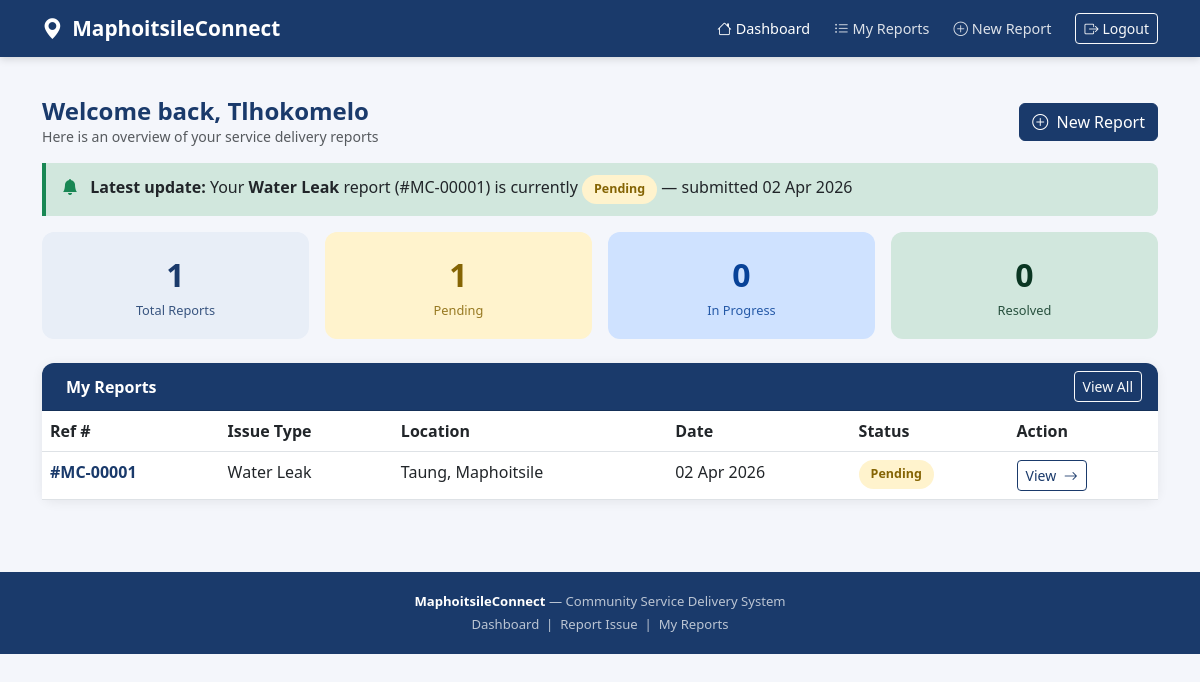
The app's page /accounts/dashboard/ (signed in), older data.
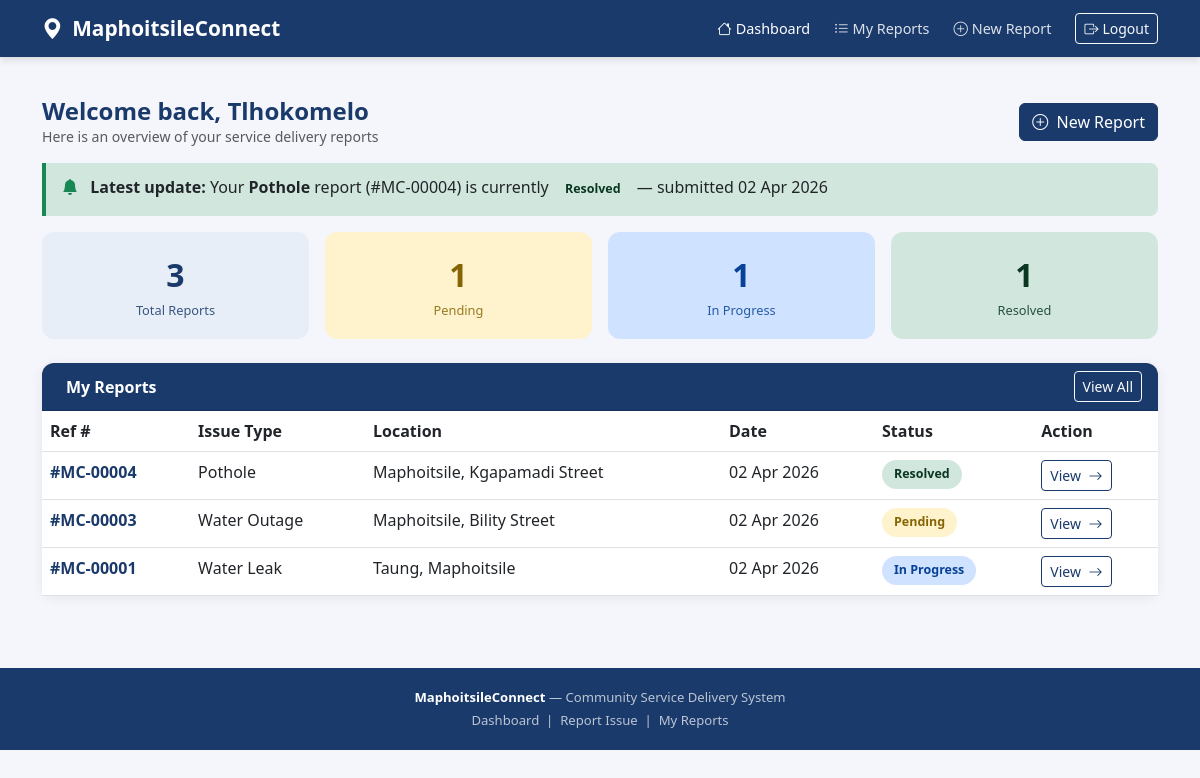
The same page, newer data.
### app/models.py (models this page shows, shortened)
class Issue(models.Model):
    CATEGORY_CHOICES = [
        ('water_leak',   'Water Leak'),
        ('electricity',  'Electricity Fault'),
        ('pothole',      'Pothole'),
        ('waste',        'Waste Collection'),
        ('water_outage', 'Water Outage'),
        ('other',        'Other'),
    ]
    STATUS_CHOICES = [
        ('pending',     'Pending'),
        ('in_progress', 'In Progress'),
        ('resolved',    'Resolved'),
    ]
    user        = models.ForeignKey(User, on_delete=models.CASCADE)
    title       = models.CharField(max_length=200)
    category    = models.CharField(max_length=50, choices=CATEGORY_CHOICES)
    description = models.TextField()
    location    = models.CharField(max_length=255)
    image       = models.ImageField(upload_to='issues/', blank=True, null=True)
    status      = models.CharField(max_length=20, choices=STATUS_CHOICES, default='pending')
    created_at  = models.DateTimeField(auto_now_add=True)
    updated_at  = models.DateTimeField(auto_now=True)
    class Meta:
        ordering = ['-created_at']

### app/views.py (the view)
# urls.py: path('accounts/dashboard/',       views.dashboard,    name='dashboard'),
@login_required
def dashboard(request):
    issues = Issue.objects.filter(user=request.user)
    context = {
        'issues':         issues,
        'total_count':    issues.count(),
        'pending_count':  issues.filter(status='pending').count(),
        'progress_count': issues.filter(status='in_progress').count(),
        'resolved_count': issues.filter(status='resolved').count(),
        'latest':         issues.first(),
    }
    return render(request, 'accounts/dashboard.html', context)

### app/templates/accounts/dashboard.html (shortened to what this page needs)
{% extends 'reports/base.html' %}
{% block content %}
<div class="d-flex justify-content-between align-items-center mb-3">
  <div>
    <h4 class="mb-0 fw-bold" style="color:#1a3a6b;">
      Welcome back, {{ user.first_name|default:user.username }}
    </h4>
    <p class="text-muted mb-0" style="font-size:0.88rem;">
      Here is an overview of your service delivery reports
    </p>
  </div>
  <a href="{% url 'report_issue' %}" class="btn btn-primary">
    <i class="bi bi-plus-circle me-1"></i> New Report
  </a>
</div>
{% if latest %}
<div class="notif-banner mb-3">
  <i class="bi bi-bell-fill me-2" style="color:#198754;"></i>
  <strong>Latest update:</strong>
  Your <strong>{{ latest.get_category_display }}</strong> report
  (#MC-{{ latest.pk|stringformat:"05d" }}) is currently
  {% if latest.status == 'pending' %}
    <span class="badge-pending">Pending</span>
  {% elif latest.status == 'in_progress' %}
    <span class="badge-progress">In Progress</span>
  {% else %}
    <span class="badge-resolved">Resolved</span>
  {% endif %}
  — submitted {{ latest.created_at|date:"d M Y" }}
</div>
{% endif %}
<div class="row g-3 mb-4">
  <div class="col-6 col-md-3">
    <div class="stat-card" style="background:#e8eef7; color:#1a3a6b;">
      <div class="stat-number">{{ total_count }}</div>
      <div class="stat-label">Total Reports</div>
    </div>
  </div>
  <div class="col-6 col-md-3">
    <div class="stat-card" style="background:#fff3cd; color:#856404;">
      <div class="stat-number">{{ pending_count }}</div>
      <div class="stat-label">Pending</div>
    </div>
  </div>
  <div class="col-6 col-md-3">
    <div class="stat-card" style="background:#cfe2ff; color:#084298;">
      <div class="stat-number">{{ progress_count }}</div>
      <div class="stat-label">In Progress</div>
    </div>
  </div>
  <div class="col-6 col-md-3">
    <div class="stat-card" style="background:#d1e7dd; color:#0a3622;">
      <div class="stat-number">{{ resolved_count }}</div>
      <div class="stat-label">Resolved</div>
    </div>
  </div>
</div>
<div class="card">
  <div class="card-header d-flex justify-content-between align-items-center"
       style="background:#1a3a6b; color:#fff;">
    <span>My Reports</span>
    <a href="{% url 'issue_list' %}" class="btn btn-outline-light btn-sm">
      View All
    </a>
  </div>
  <div class="card-body p-0">
    {% if issues %}
      <div class="table-responsive">
        <table class="table table-hover mb-0">
          <thead style="background:#f8f9fa;">
            <tr>
              <th>Ref #</th>
              <th>Issue Type</th>
              <th>Location</th>
              <th>Date</th>
              <th>Status</th>
              <th>Action</th>
            </tr>
          </thead>
          <tbody>
            {% for issue in issues %}
            <tr>
              <td class="fw-semibold" style="color:#1a3a6b;">
                #MC-{{ issue.pk|stringformat:"05d" }}
              </td>
              <td>{{ issue.get_category_display }}</td>
              <td>{{ issue.location }}</td>
              <td>{{ issue.created_at|date:"d M Y" }}</td>
              <td>
                {% if issue.status == 'pending' %}
                  <span class="badge-pending">Pending</span>
                {% elif issue.status == 'in_progress' %}
                  <span class="badge-progress">In Progress</span>
                {% else %}
                  <span class="badge-resolved">Resolved</span>
                {% endif %}
              </td>
              <td>
                <a href="{% url 'issue_detail' issue.pk %}"
                   class="btn btn-outline-primary btn-sm">
                  View <i class="bi bi-arrow-right ms-1"></i>
                </a>
              </td>
            </tr>
            {% endfor %}
          </tbody>
        </table>
      </div>
    {% endif %}
  </div>
</div>
{% endblock %}

### app/templates/reports/base.html (shortened to what this page needs)
<!DOCTYPE html>
<html lang="en">
<head>
  <link href="https://cdn.jsdelivr.net/npm/bootstrap@5.3.0/dist/css/bootstrap.min.css" rel="stylesheet"/>
  <link href="https://cdn.jsdelivr.net/npm/bootstrap-icons@1.10.5/font/bootstrap-icons.css" rel="stylesheet"/>
</head>
<body>
<nav class="navbar navbar-expand-lg navbar-dark">
  <div class="container">
    <a class="navbar-brand" href="{% url 'dashboard' %}">
      <i class="bi bi-geo-alt-fill me-1"></i> MaphoitsileConnect
    </a>
    <div class="collapse navbar-collapse" id="navMenu">
      <ul class="navbar-nav ms-auto align-items-lg-center gap-lg-2">
        {% if user.is_authenticated %}
          <li class="nav-item">
            <a class="nav-link {% if request.resolver_match.url_name == 'dashboard' %}active{% endif %}"
               href="{% url 'dashboard' %}">
              <i class="bi bi-house me-1"></i>Dashboard
            </a>
          </li>
          <li class="nav-item">
            <a class="nav-link {% if request.resolver_match.url_name == 'issue_list' %}active{% endif %}"
               href="{% url 'issue_list' %}">
              <i class="bi bi-list-ul me-1"></i>My Reports
            </a>
          </li>
          <li class="nav-item">
            <a class="nav-link {% if request.resolver_match.url_name == 'report_issue' %}active{% endif %}"
               href="{% url 'report_issue' %}">
              <i class="bi bi-plus-circle me-1"></i>New Report
            </a>
          </li>
          <li class="nav-item ms-lg-2">
            <a class="btn btn-outline-light btn-sm" href="{% url 'logout' %}">
              <i class="bi bi-box-arrow-right me-1"></i>Logout
            </a>
          </li>
        {% endif %}
      </ul>
    </div>
  </div>
</nav>
<main class="container py-4">
  {% block content %}{% endblock %}
</main>
<footer>
  <div class="container">
    <p class="mb-1">
      <strong style="color:#fff;">MaphoitsileConnect</strong>
      — Community Service Delivery System
    </p>
    <p class="mb-0">
      <a href="{% url 'dashboard' %}">Dashboard</a> &nbsp;|&nbsp;
      <a href="{% url 'report_issue' %}">Report Issue</a> &nbsp;|&nbsp;
      <a href="{% url 'issue_list' %}">My Reports</a>
    </p>
  </div>
</footer>
</body>
</html>

### app/templates/reports/base.html (style rules this page uses)
body { background: #f4f6fb; font-family: 'Segoe UI', sans-serif; }
.navbar { background: #1a3a6b !important; box-shadow: 0 2px 8px rgba(0,0,0,0.15); }
.navbar-brand { font-weight: 700; font-size: 1.3rem; color: #fff !important; }
.nav-link { color: rgba(255,255,255,0.85) !important; font-size: 0.9rem; }
.nav-link:hover, .nav-link.active { color: #fff !important; }
.card { border: none; border-radius: 12px; box-shadow: 0 2px 12px rgba(0,0,0,0.07); }
.card-header { border-radius: 12px 12px 0 0 !important; font-weight: 600; }
.badge-pending { background:#fff3cd; color:#856404; padding:5px 12px; border-radius:20px; font-size:0.78rem; font-weight:600; display:inline-block; }
.badge-progress { background:#cfe2ff; color:#084298; padding:5px 12px; border-radius:20px; font-size:0.78rem; font-weight:600; display:inline-block; }
.badge-resolved { background:#d1e7dd; color:#0a3622; padding:5px 12px; border-radius:20px; font-size:0.78rem; font-weight:600; display:inline-block; }
.stat-card { border-radius: 12px; padding: 1.2rem 1rem; text-align: center; }
.stat-card .stat-number { font-size: 2rem; font-weight: 700; }
.stat-card .stat-label { font-size: 0.8rem; opacity: 0.85; margin-top: 2px; }
.notif-banner { border-left: 4px solid #198754; background:#d1e7dd; border-radius:0 8px 8px 0; padding:12px 16px; margin-bottom:1rem; }
footer { background:#1a3a6b; color:rgba(255,255,255,0.7); font-size:0.82rem; padding:1.2rem 0; margin-top:3rem; text-align:center; }
footer a { color:rgba(255,255,255,0.7); text-decoration:none; }
.btn-primary { background:#1a3a6b; border-color:#1a3a6b; }
.btn-outline-primary { color:#1a3a6b; border-color:#1a3a6b; }

Row changes from the older to the newer data that the page shows:
added Issue: category "Pothole", pk "00004", created_at "02 Apr 2026", location "Maphoitsile, Kgapamadi Street", status "Resolved"
added Issue: pk "00003", category "Water Outage", location "Maphoitsile, Bility Street", created_at "02 Apr 2026", status "Pending"
changed Issue "Water Leak": status "Pending" → "In Progress"
Text that changed along with them:
{{ total_count }}: "1" → "3"
{{ progress_count }}: "0" → "1"
{{ resolved_count }}: "0" → "1"
{{ latest.get_category_display }}: "Water Leak" → "Pothole"
{{ latest.pk|stringformat:"05d" }}: "00001" → "00004"
text no longer shown: "Pending"
text now shown: "Resolved"
